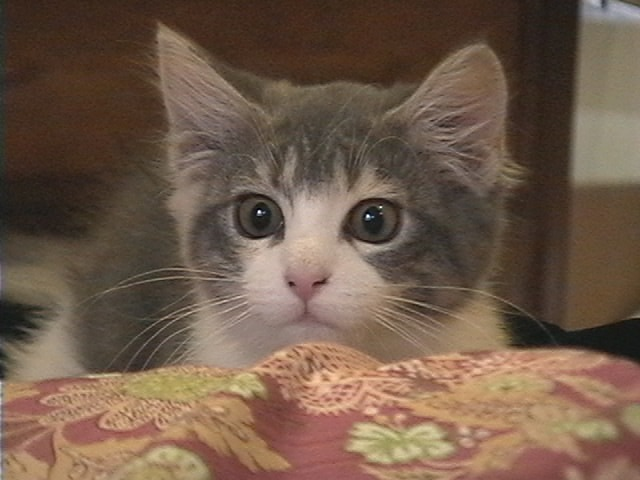
//> input picture bin/sample.jpg, 640 x 480 px
$ ./ex2-grayNegaposi   (built with g++ and OpenCV 4)
//> lines starting //> are read from the running program, lines starting //| are printed output that depends on the picture
#include <opencv2/opencv.hpp>
#include <iostream>

using namespace std;

//画像ファイルの表示
void readImage()
{
	cv::Mat image = cv::imread("sample.jpg");	//画像の読み込み
//> image is the input picture: 480 rows x 640 cols, CV_8UC3; mean B, G, R 74.1, 90.8, 112.8
	cv::Mat gray;

	cv::Mat grayNegPosFlip;

	if (image.empty())	//画像が正しく読み込めたのかを確認
	{
		cout << "画像ファイルを読み込めませんでした．" << endl;
		return;
	}

	// convert image to grayscale and copy to gray matrix variable:
	cv::cvtColor(image, gray,cv::COLOR_BGR2GRAY );
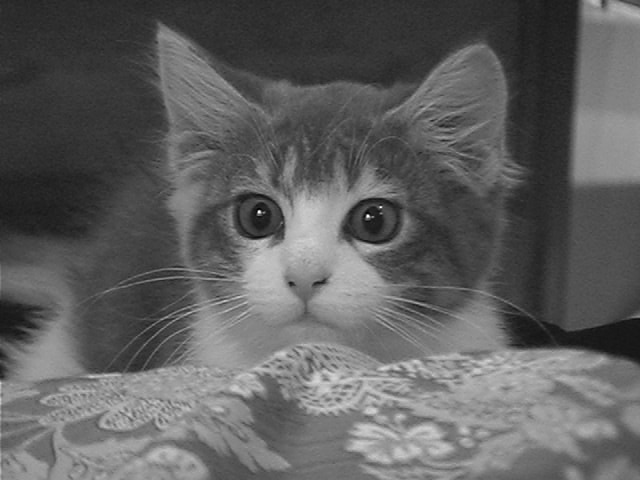
//> gray: 480 rows x 640 cols, CV_8UC1; min 0, max 254, mean 95.4
	//flip dark and white spaces
	grayNegPosFlip = ~gray;
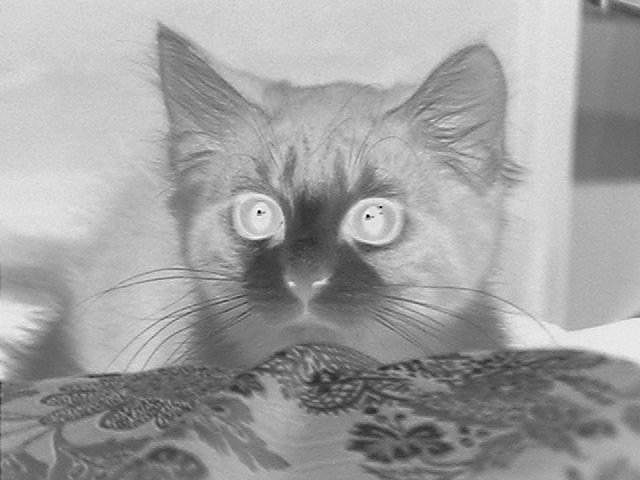
//> grayNegPosFlip: 480 rows x 640 cols, CV_8UC1; min 1, max 255, mean 159.6
	cv::imshow("Output", grayNegPosFlip);	//画像の表示

	cv::waitKey();	//入力があるまで待機
}

int main(int argc, char** argv)
{
	readImage();
	return 0;
}

$ run again, with bin/cat.jpg copied over bin/sample.jpg
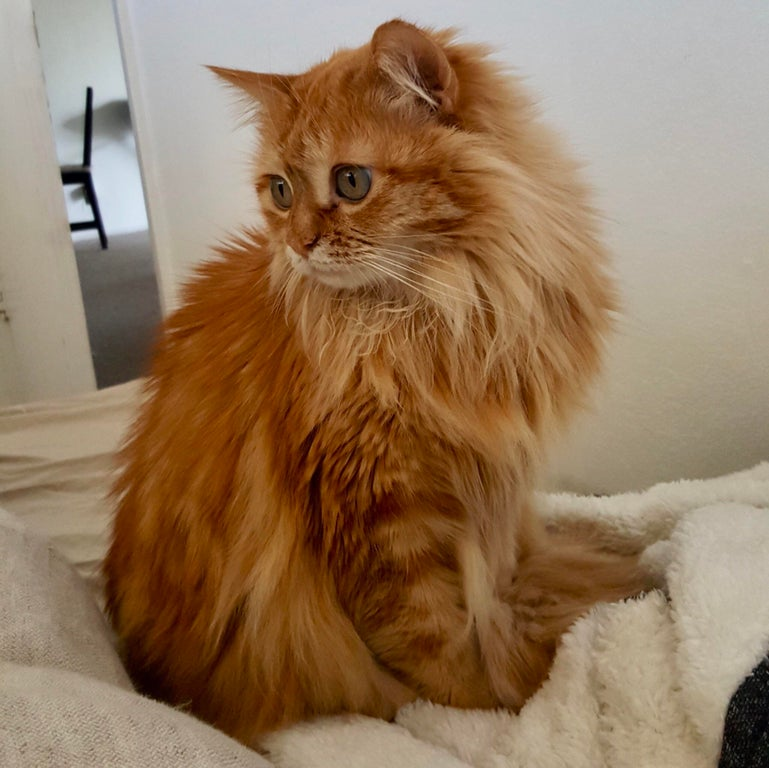
//> input picture bin/cat.jpg, 769 x 768 px
//> in readImage, image is the input picture: 768 rows x 769 cols, CV_8UC3; mean B, G, R 93.1, 120.5, 147.8
//> in readImage, `cv::cvtColor(image, gray,cv::COLOR_BGR2GRAY );`:
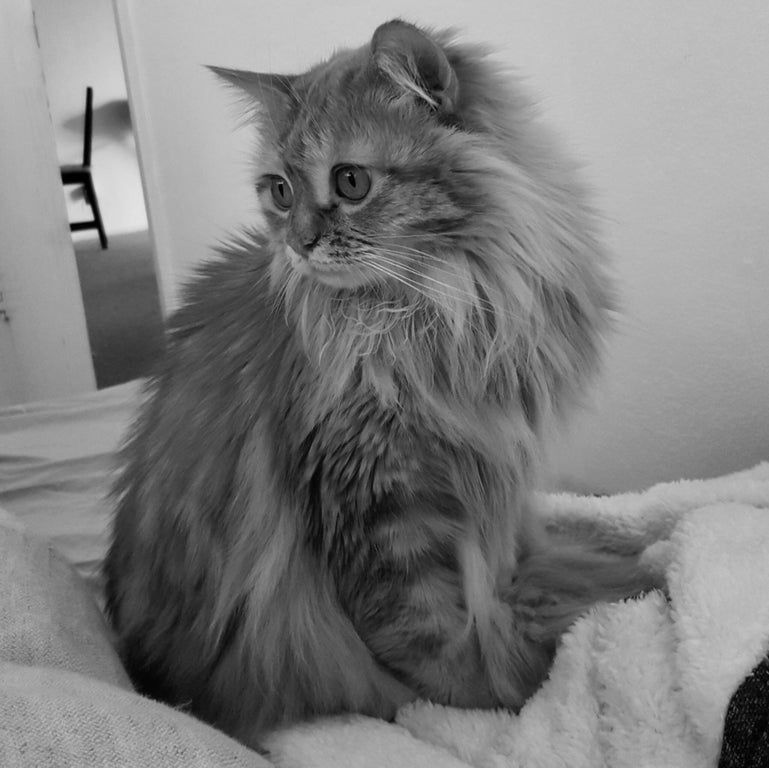
//> gray: 768 rows x 769 cols, CV_8UC1; min 0, max 228, mean 125.5
//> in readImage, `grayNegPosFlip = ~gray;`:
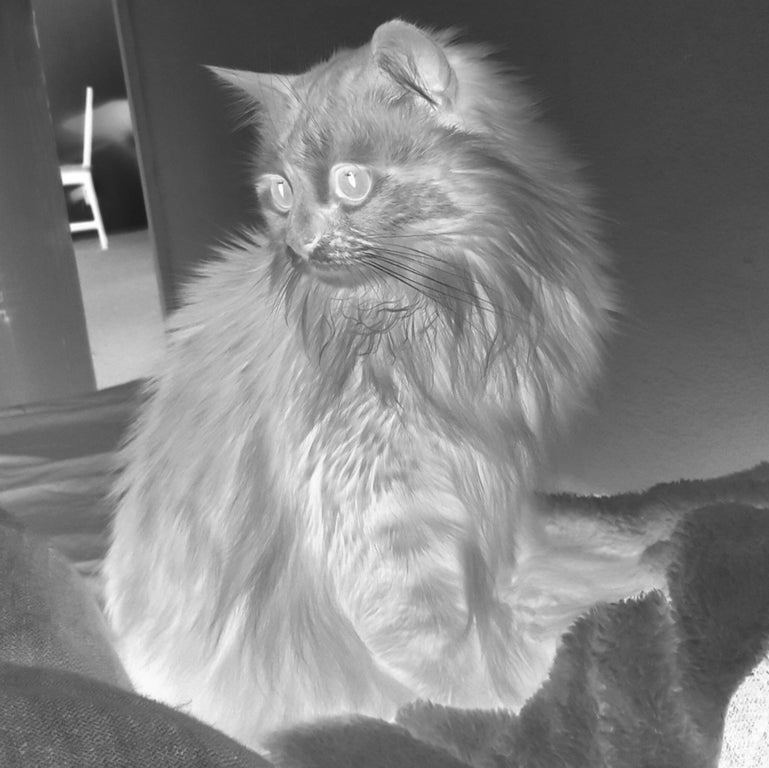
//> grayNegPosFlip: 768 rows x 769 cols, CV_8UC1; min 27, max 255, mean 129.5
